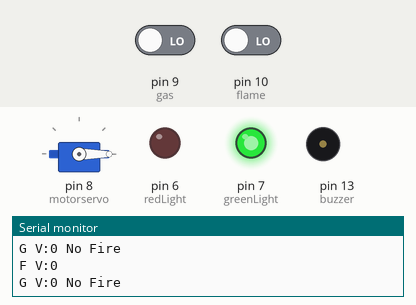
Recording of a sketch running on a simulated Arduino Uno, built with avr-gcc and run on an emulated ATmega328P. On the bench: servo, output pins drawn as LEDs (lit = HIGH), buzzer (waves = sounding), the last lines printed to the serial monitor. The test bench sets the inputs (shaded band); at power-on: pin 9 (gas) LOW, pin 10 (flame) LOW.

Above: at 1.8 s.
1.9 s: pin 9 (gas) driven HIGH
At 2.35 s:
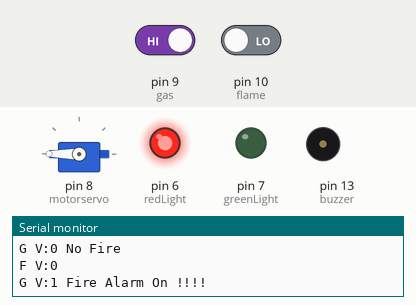
4.9 s: pin 9 (gas) driven LOW
At 5.8 s:
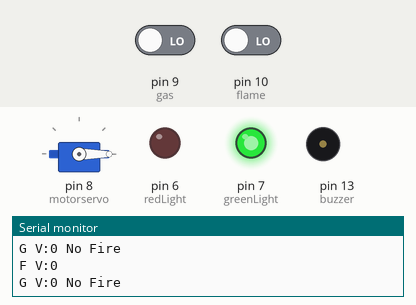
6.5 s: pin 10 (flame) driven HIGH
At 6.6 s:
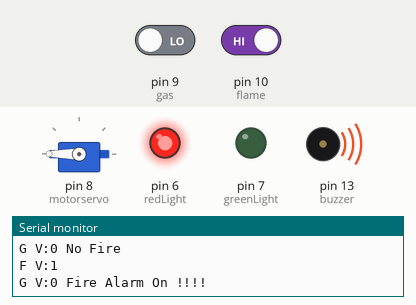
9.5 s: pin 10 (flame) driven LOW
At 10.6 s:
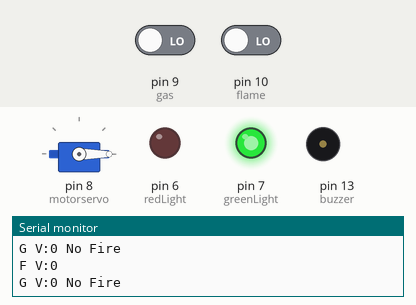
Timing chart, 0 to 12.0 s (numbered marks = the images above; inputs shaded):
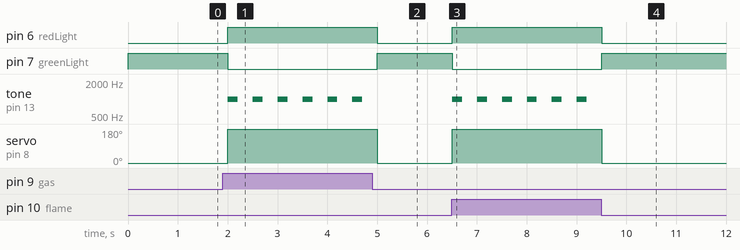

Measured:
- after the input at 1.9 s, pin 6 (redLight): LOW → HIGH after 0.10 s; pin 7 (greenLight): HIGH → LOW after 0.10 s; tone on pin 13 (buzzer): alternates 1000 Hz for 0.20 s and silent for 0.30 s, starting after 0.10 s; servo on pin 8 (motorservo): 0° → 180° after 0.10 s
- after the input at 4.9 s, pin 6 (redLight): HIGH → LOW after 0.10 s; pin 7 (greenLight): LOW → HIGH after 0.10 s; tone on pin 13 (buzzer): stops changing and stays silent; servo on pin 8 (motorservo): 180° → 0° after 0.10 s
- after the input at 6.5 s, pin 6 (redLight): LOW → HIGH at once; pin 7 (greenLight): HIGH → LOW at once; tone on pin 13 (buzzer): alternates 1000 Hz for 0.20 s and silent for 0.30 s, starting at once; servo on pin 8 (motorservo): 0° → 180° at once
- after the input at 9.5 s, pin 6 (redLight): HIGH → LOW at once; pin 7 (greenLight): LOW → HIGH at once; tone on pin 13 (buzzer): stops changing and stays silent; servo on pin 8 (motorservo): 180° → 0° at once

The sketch:

Final_CSE360_INT360.ino
```cpp
#include<Servo.h>


Servo motorservo;
int redLight = 6;
int greenLight = 7;
int buzzer = 13;
int gas = 9;
int flame = 10;


void setup() {
 pinMode(flame, INPUT);
 pinMode(gas, INPUT);
 pinMode(redLight, OUTPUT);
 pinMode(greenLight, OUTPUT);
 pinMode(buzzer, OUTPUT);


 Serial.begin(9600);
 motorservo.attach(8);
 motorservo.write(0);

}

void loop() {
  int flame_result = digitalRead(flame);
  int gas_result = digitalRead(gas);

  Serial.print("F V:");
  Serial.println(flame_result);
  Serial.print("G V:");
  Serial.print(gas_result);
  Serial.print(" ");

  if(gas_result==HIGH or flame_result==HIGH ){
    Serial.println("Fire Alarm On !!!!");
    digitalWrite(redLight,HIGH);
    digitalWrite(greenLight,LOW);
    tone(buzzer, 1000, 200);
    motorservo.write(180);


  }else{
    Serial.println("No Fire");
    digitalWrite(redLight,LOW);
    digitalWrite(greenLight,HIGH);
    noTone(buzzer);
    motorservo.write(0);


  }

  delay(500);


}
```
